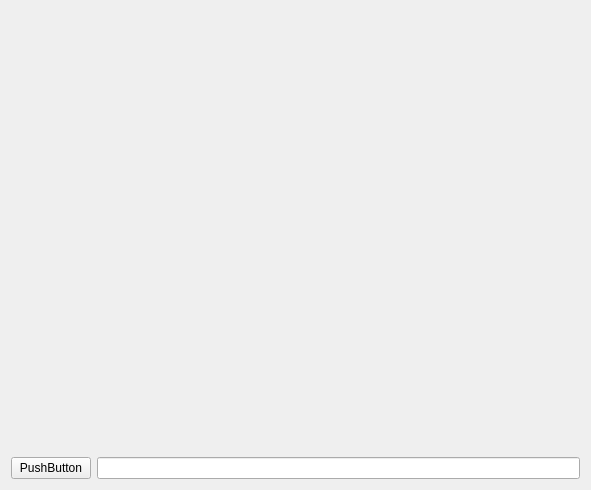
<?xml version="1.0" encoding="UTF-8"?>
<ui version="4.0">
 <class>Widget</class>
 <widget class="QWidget" name="Widget">
  <property name="geometry">
   <rect>
    <x>0</x>
    <y>0</y>
    <width>591</width>
    <height>490</height>
   </rect>
  </property>
  <property name="windowTitle">
   <string>Widget</string>
  </property>
  <layout class="QVBoxLayout" name="verticalLayout" stretch="15,1">
   <item>
    <widget class="QChartView" name="widget" native="true"/>
   </item>
   <item>
    <layout class="QHBoxLayout" name="horizontalLayout">
     <item>
      <widget class="QPushButton" name="pushButton">
       <property name="text">
        <string>PushButton</string>
       </property>
      </widget>
     </item>
     <item>
      <widget class="QLineEdit" name="lineEdit"/>
     </item>
    </layout>
   </item>
  </layout>
 </widget>
 <customwidgets>
  <customwidget>
   <class>QChartView</class>
   <extends>QWidget</extends>
   <header>qchartview.h</header>
   <container>1</container>
  </customwidget>
 </customwidgets>
 <resources/>
 <connections/>
</ui>
